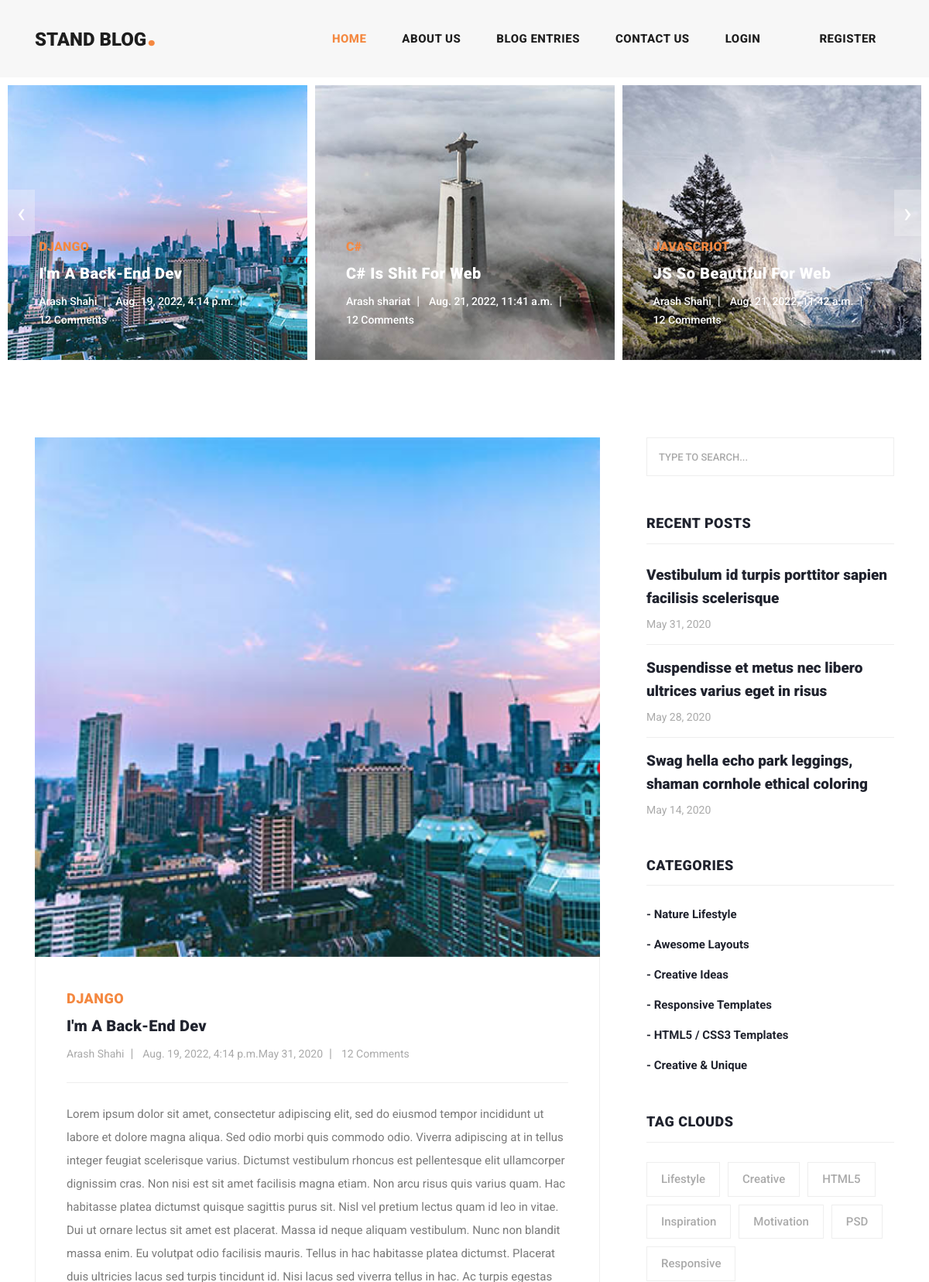
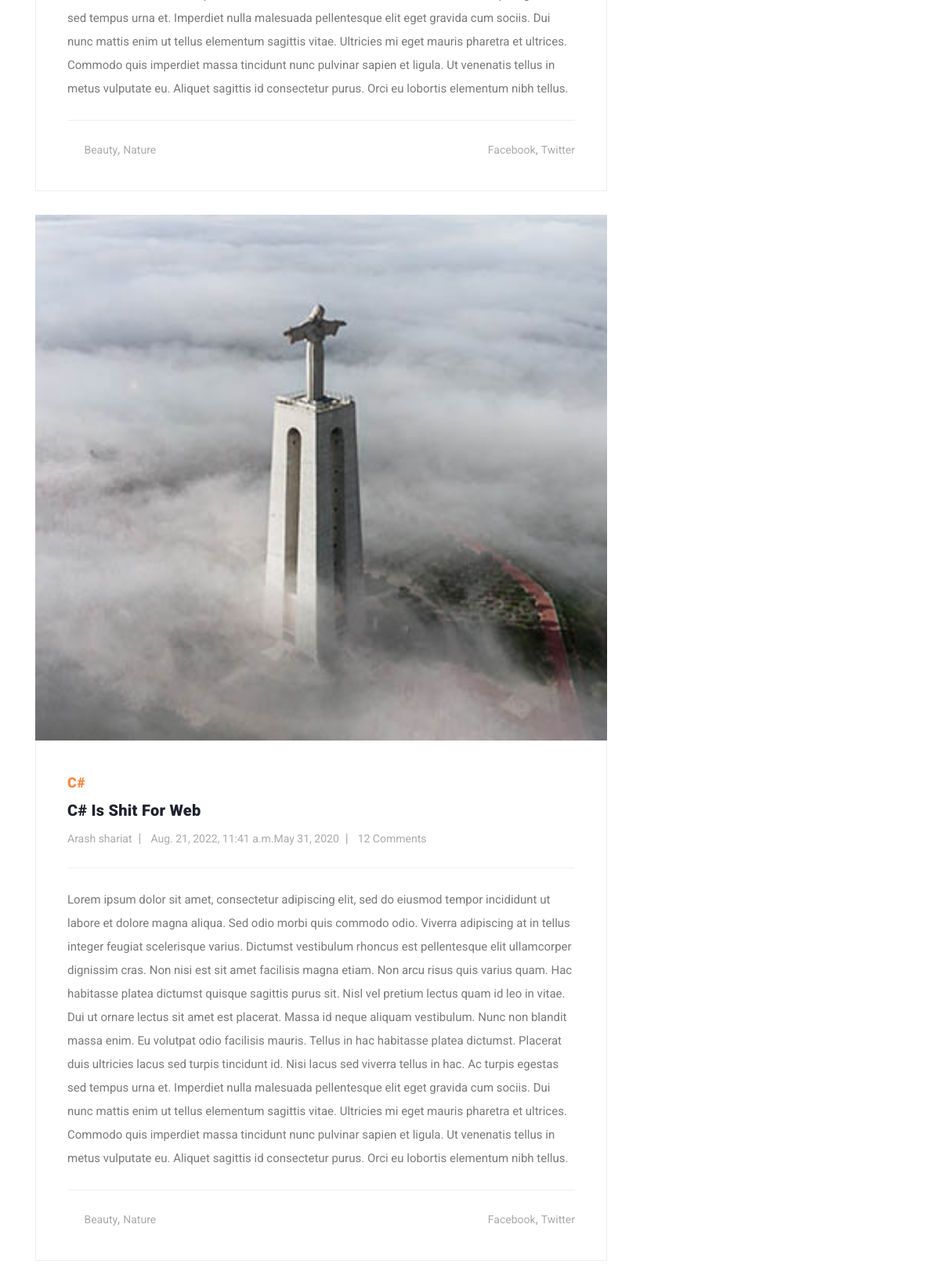
The page / (upper part) on the database its author committed (2 pictures, top to bottom).
### blogentries_app/models.py (models this page shows, shortened)
class Post(models.Model):
    riter = models.ForeignKey(User, null=True, on_delete=models.SET_NULL)
    category = models.ManyToManyField(Category)
    title = models.CharField(max_length=50, unique=True)
    body = models.TextField()
    date_published = models.DateTimeField(auto_now_add=True)
    image = models.ImageField(upload_to='images/post')

class Category(models.Model):
    title = models.CharField(max_length=70)
    def __str__(self):
        return f"{self.title}"

### account_app/models.py (models this page shows, shortened)
class User(AbstractBaseUser):
    email = models.EmailField(
        verbose_name='email address',
        max_length=255,
        unique=True,
    )
    fullname = models.CharField(max_length=100)
    image = models.ImageField(upload_to='media/', blank=True)
    is_active = models.BooleanField(default=True)
    is_admin = models.BooleanField(default=False)
    objects = UserManager()
    USERNAME_FIELD = 'email'
    REQUIRED_FIELDS = []

### home_app/views.py (the view)
# urls.py: path('', views.home, name='home'),
def home(request):
    post = Post.objects.all()
    context = {
        'post' : post
    }
    return render(request, 'home_app/index.html', context)

### home_app/templates/home_app/index.html (shortened to what this page needs)
{% extends 'base.html' %}
{% load static %}
{% block content %}
    <body>
    <div class="main-banner header-text">
        <div class="container-fluid">
            <div class="owl-banner owl-carousel">
                {% for post in post %}
                    <div class="item">
                        <img src="{{ post.image.url }}" alt="{{ post.title }}">
                        <div class="item-content">
                            <div class="main-content">
                                <div class="meta-category">
                                    <span>{{ post.category.all.0 }}</span>
                                </div>
                                <a href="{% url 'blogentries_app:detail' post.id %}"><h4>{{ post.title }}</h4></a>
                                <ul class="post-info">
                                    <li><a href="#">{{ post.riter.fullname }}</a></li>
                                    <li><a href="#">{{ post.date_published }}</a></li>
                                    <li><a href="#">12 Comments</a></li>
                                </ul>
                            </div>
                        </div>
                    </div>
                {% endfor %}
            </div>
        </div>
    </div>
    <section class="blog-posts">
        <div class="container">
            <div class="row">
                <div class="col-lg-8">
                    <div class="all-blog-posts">
                        <div class="row">
                            {% for post in post %}
                            <div class="col-lg-12">
                                <div class="blog-post">
                                    <div class="blog-thumb">
                                        <img src="{{ post.image.url }}" alt="">
                                    </div>
                                    <div class="down-content">
                                        <span>{{ post.category.all.0 }}</span>
                                        <a href="{% url 'blogentries_app:detail' post.id %}"><h4>{{ post.title }}</h4></a>
                                        <ul class="post-info">
                                            <li><a href="#">{{ post.riter.fullname }}</a></li>
                                            <li><a href="#">{{ post.date_published }}May 31, 2020</a></li>
                                            <li><a href="#">12 Comments</a></li>
                                        </ul>
                                        <p>{{ post.body }}</p>
                                        <div class="post-options">
                                            <div class="row">
                                                <div class="col-6">
                                                    <ul class="post-tags">
                                                        <li><i class="fa fa-tags"></i></li>
                                                        <li><a href="#">Beauty</a>,</li>
                                                        <li><a href="#">Nature</a></li>
                                                    </ul>
                                                </div>
                                                <div class="col-6">
                                                    <ul class="post-share">
                                                        <li><i class="fa fa-share-alt"></i></li>
                                                        <li><a href="#">Facebook</a>,</li>
                                                        <li><a href="#"> Twitter</a></li>
                                                    </ul>
                                                </div>
                                            </div>
                                        </div>
                                    </div>
                                </div>
                            </div>
                            {% endfor %}
                        </div>
                    </div>
                </div>
                <div class="col-lg-4">
                    <div class="sidebar">
                        <div class="row">
                            <div class="col-lg-12">
                                <div class="sidebar-item search">
                                    <form id="search_form" name="gs" method="GET" action="#">
                                        <input type="text" name="q" class="searchText" placeholder="type to search..."
                                               autocomplete="on">
                                    </form>
                                </div>
                            </div>
                            <div class="col-lg-12">
                                <div class="sidebar-item recent-posts">
                                    <div class="sidebar-heading">
                                        <h2>Recent Posts</h2>
                                    </div>
                                    <div class="content">
                                        <ul>
                                            <li><a href="post-details.html">
                                                <h5>Vestibulum id turpis porttitor sapien facilisis scelerisque</h5>
                                                <span>May 31, 2020</span>
                                            </a></li>
                                            <li><a href="post-details.html">
                                                <h5>Suspendisse et metus nec libero ultrices varius eget in risus</h5>
                                                <span>May 28, 2020</span>
                                            </a></li>
                                            <li><a href="post-details.html">
                                                <h5>Swag hella echo park leggings, shaman cornhole ethical coloring</h5>
                                                <span>May 14, 2020</span>
                                            </a></li>
                                        </ul>
                                    </div>
                                </div>
                            </div>
                            <div class="col-lg-12">
                                <div class="sidebar-item categories">
                                    <div class="sidebar-heading">
                                        <h2>Categories</h2>
                                    </div>
                                    <div class="content">
                                        <ul>
                                            <li><a href="#">- Nature Lifestyle</a></li>
                                            <li><a href="#">- Awesome Layouts</a></li>
                                            <li><a href="#">- Creative Ideas</a></li>
                                            <li><a href="#">- Responsive Templates</a></li>
                                            <li><a href="#">- HTML5 / CSS3 Templates</a></li>
                                            <li><a href="#">- Creative &amp; Unique</a></li>
                                        </ul>
                                    </div>
                                </div>
                            </div>
                            <div class="col-lg-12">
                                <div class="sidebar-item tags">
                                    <div class="sidebar-heading">
                                        <h2>Tag Clouds</h2>
                                    </div>
                                    <div class="content">
                                        <ul>
                                            <li><a href="#">Lifestyle</a></li>
                                            <li><a href="#">Creative</a></li>
                                            <li><a href="#">HTML5</a></li>
                                            <li><a href="#">Inspiration</a></li>
                                            <li><a href="#">Motivation</a></li>
                                            <li><a href="#">PSD</a></li>
                                            <li><a href="#">Responsive</a></li>
                                        </ul>
                                    </div>
                                </div>
                            </div>
                        </div>
                    </div>
                </div>
            </div>
        </div>
    </section>
{% endblock %}

### templates/base.html (shortened to what this page needs)
{% load static %}
<!DOCTYPE html>
<html lang="en">
<head>
    <link href="{% static 'vendor/bootstrap/css/bootstrap.min.css' %}" rel="stylesheet">
    <link rel="stylesheet" href="{% static "css/fontawesome.css" %} ">
    <link rel="stylesheet" href="{% static "css/templatemo-stand-blog.css" %} ">
    <link rel="stylesheet" href="{% static "css/owl.css" %} ">
</head>
<body>
{% include 'include/header.html' %}
{% block content %}
{% endblock %}
</body>
</html>

### templates/include/header.html (shortened to what this page needs)
<header class="">
    <nav class="navbar navbar-expand-lg">
        <div class="container">
            <a class="navbar-brand" href="{% url 'home_app:home' %}"><h2>Stand Blog<em>.</em></h2></a>
            <div class="collapse navbar-collapse" id="navbarResponsive">
                <ul class="navbar-nav ml-auto">
                    <li class="nav-item {% if request.resolver_match.url_name == 'home' %} active {% endif %}">
                        <a class="nav-link" href="{% url 'home_app:home' %}">Home</a>
                    </li>
                    <li class="nav-item {% if request.resolver_match.url_name == 'aboutus' %} active {% endif %}">
                        <a class="nav-link" href="{% url 'aboutus_app:aboutus' %}">About Us</a>
                    </li>
                    <li class="nav-item {% if request.resolver_match.url_name == 'blogentries' %} active {% endif %}">
                        <a class="nav-link" href="{% url 'blogentries_app:blogentries' %}">Blog Entries</a>
                    </li>
                    <li class="nav-item {% if request.resolver_match.url_name == '#' %} active {% endif %}">
                        <a class="nav-link" href="#">Contact Us</a>
                    </li>
                    <li class="nav-item">
                        {% if request.user.is_authenticated %}
                            <a class="nav-link" href="{% url 'account_app:profile' user.id %}">{{ request.user.fullname }}</a>
                        {% else %}
                            <a class="nav-link" href="{% url 'account_app:login' %}">Login</a>
                        {% endif %}
                    </li>
                                 <li class="nav-item">
                                        {% if request.user.is_anonymous %}
                                            <a class="nav-link" href="{% url 'account_app:register' %}">register</a>
                                        {% endif %}
                                  </li>
                </ul>
            </div>
        </div>
    </nav>
</header>

### rows shown on the page
Post: image (picture), category.all.0 "DJANGO", title "I'm A Back-End Dev", riter.fullname "Arash Shahi", date_published "Aug. 19, 2022, 4:14 p.m.", body "Lorem ipsum dolor sit amet, consectetur adipiscing elit, sed do eiusmod tempor incididunt ut labore et dolore magna aliqua. Sed odio morbi quis commodo odio. Viverra adipiscing at in tellus integer feugiat scelerisque varius. Dictumst vestibulum rhoncus est pellentesque elit ullamcorper dignissim cras. Non nisi est sit amet facilisis magna etiam. Non arcu risus quis varius quam. Hac habitasse platea dictumst quisque sagittis purus sit. Nisl vel pretium lectus quam id leo in vitae. Dui ut ornare lectus sit amet est placerat. Massa id neque aliquam vestibulum. Nunc non blandit massa enim. Eu volutpat odio facilisis mauris. Tellus in hac habitasse platea dictumst. Placerat duis ultricies lacus…"
Post: image (picture), category.all.0 "C#", title "C# Is Shit For Web", riter.fullname "Arash shariat", date_published "Aug. 21, 2022, 11:41 a.m.", body "Lorem ipsum dolor sit amet, consectetur adipiscing elit, sed do eiusmod tempor incididunt ut labore et dolore magna aliqua. Sed odio morbi quis commodo odio. Viverra adipiscing at in tellus integer feugiat scelerisque varius. Dictumst vestibulum rhoncus est pellentesque elit ullamcorper dignissim cras. Non nisi est sit amet facilisis magna etiam. Non arcu risus quis varius quam. Hac habitasse platea dictumst quisque sagittis purus sit. Nisl vel pretium lectus quam id leo in vitae. Dui ut ornare lectus sit amet est placerat. Massa id neque aliquam vestibulum. Nunc non blandit massa enim. Eu volutpat odio facilisis mauris. Tellus in hac habitasse platea dictumst. Placerat duis ultricies lacus…"
Post: image (picture), category.all.0 "JAVASCRIOT", title "JS So Beautiful For Web", riter.fullname "Arash Shahi", date_published "Aug. 21, 2022, 11:42 a.m."
